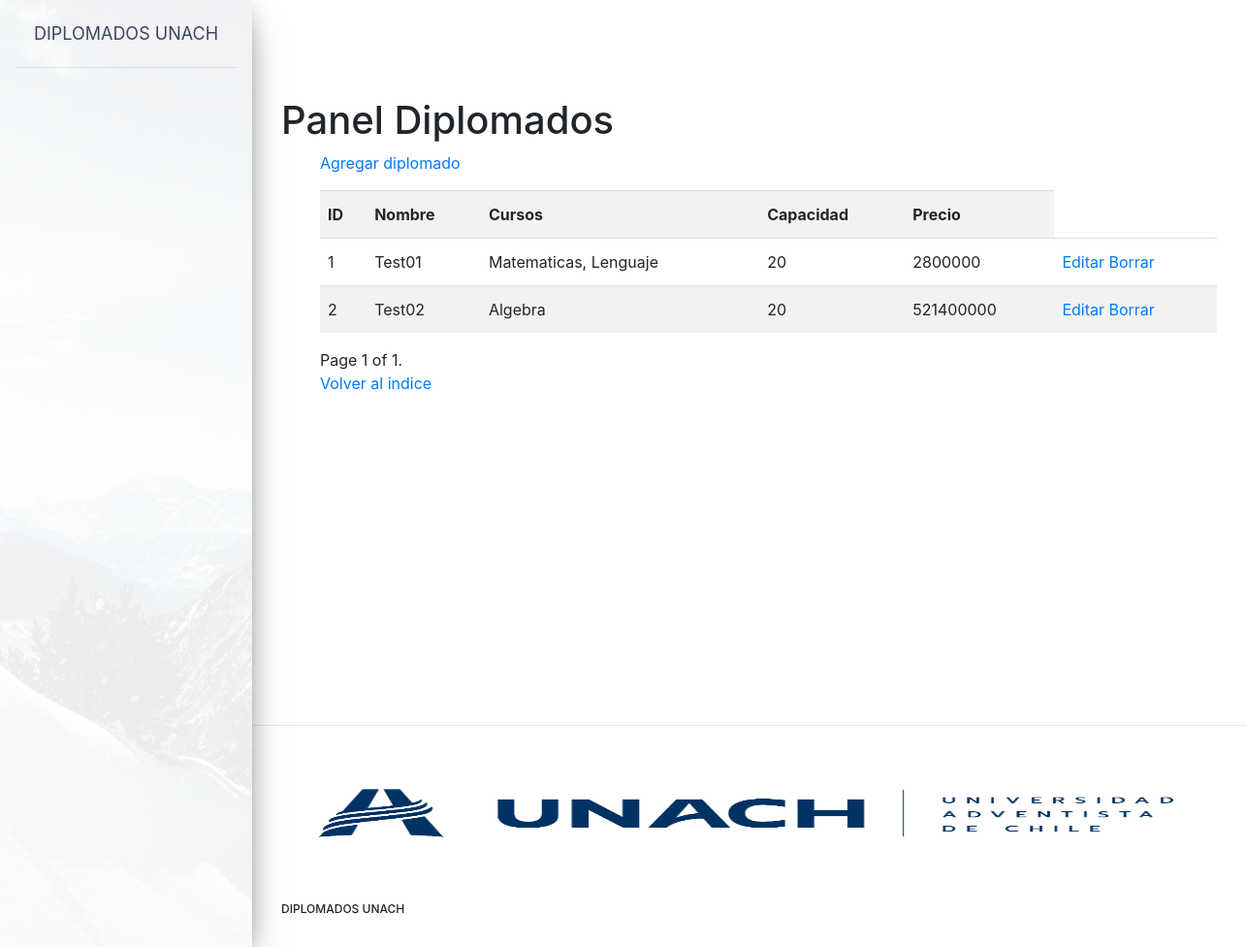
/artemis/panel_diplomados.html, run on the app's committed database.
### artemis/models.py (models this page shows, shortened)
class Diplomados(models.Model):
    id = models.AutoField(primary_key=True)
    nombre_diplomado = models.CharField(max_length=20)
    cursos_req = models.ManyToManyField(Cursos)
    capacidad = models.IntegerField()
    precio = models.IntegerField()

class Cursos(models.Model):
    id = models.AutoField(primary_key=True)
    nombre_curso = models.CharField(max_length=20)
    docente = models.ForeignKey(Docentes, on_delete=models.CASCADE)
    def __str__(self):
        return self.nombre_curso

### artemis/views.py (the view)
# urls.py: path('panel_diplomados.html',panel_diplomados.as_view(),name = 'panel_diplomados'),
class panel_diplomados(ListView):
    context_object_name = 'panel_diplomados'
    template_name = 'panel_diplomados.html'
    paginate_by = 10
    queryset = Diplomados.objects.all()
    def get_context_data(self, **kwargs):
        context = super(panel_diplomados, self).get_context_data(**kwargs)
        context['Diplomados'] = Diplomados.objects.all()
        context['Cursos'] = Cursos.objects.all()
        return context

### artemis/templates/panel_diplomados.html (shortened to what this page needs)
{% extends "base.html" %}
{% block content %}
<head>
   <link rel="stylesheet" href="https://stackpath.bootstrapcdn.com/bootstrap/4.1.3/css/bootstrap.min.css">
   {% load crispy_forms_tags %}
</head>
<h1>Panel Diplomados</h1>
<ul>
<p>
    <a href="{% url "artemis:new_diplomado" %}">Agregar diplomado</a>
</p>
<div class="table-responsive">
    <table class="table table-striped">
        <th>ID</th>
        <th>Nombre </th>
        <th>Cursos  </th>
        <th>Capacidad </th>
        <th>Precio </th>
{% for Diplomados in object_list %}
  <tr>
    <td>{{ Diplomados.id }} </td>
    <td>{{ Diplomados.nombre_diplomado }} </td>
    <td>{{ Diplomados.cursos_req.all|join:", " }} </td>  {{ place.area.all }}
    <td>{{ Diplomados.capacidad}} </td>
    <td>{{ Diplomados.precio}} </td>
    <td><a href="{% url "artemis:edit_diplomado" Diplomados.pk %}">Editar</a> <a href="{% url "artemis:delete_diplomado" Diplomados.pk %}">Borrar</a></td> </td>
  </tr>
{% endfor %}
    </table>
    <div class="pagination">
        <span class="step-links">
            <span class="current">
                Page {{ page_obj.number }} of {{ page_obj.paginator.num_pages }}.
            </span>
        </span>
    </div>
    <p>
        <a href="{% url "artemis:index" %}">Volver al indice</a>
    </p>
</ul>
{%endblock content%}

### data on the page
Diplomados: id "1", nombre_diplomado "Test01", cursos_req.all "Matematicas, Lenguaje", capacidad "20", precio "2800000"
Diplomados: id "2", nombre_diplomado "Test02", cursos_req.all "Algebra", capacidad "20", precio "521400000"

### other printed values
{{ page_obj.number }} "1"
{{ page_obj.paginator.num_pages }} "1"
